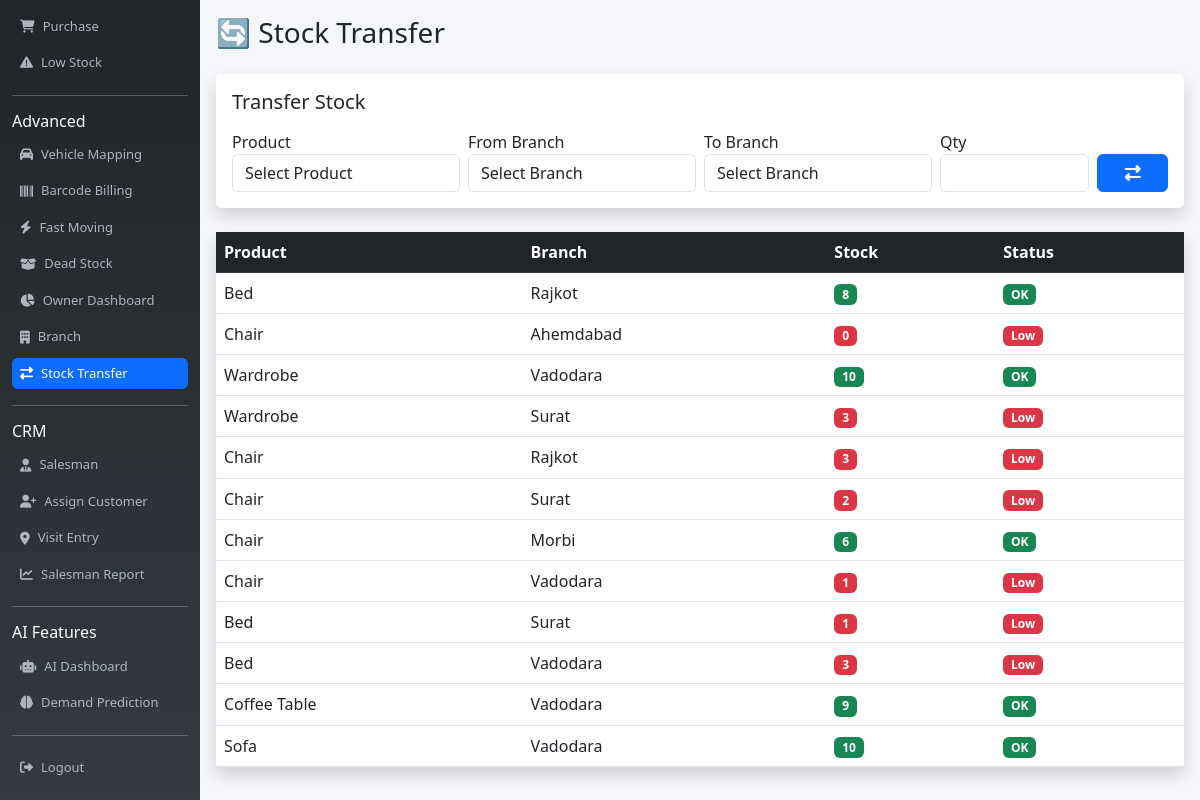
The page /stock-transfer/ on the database as committed earlier.
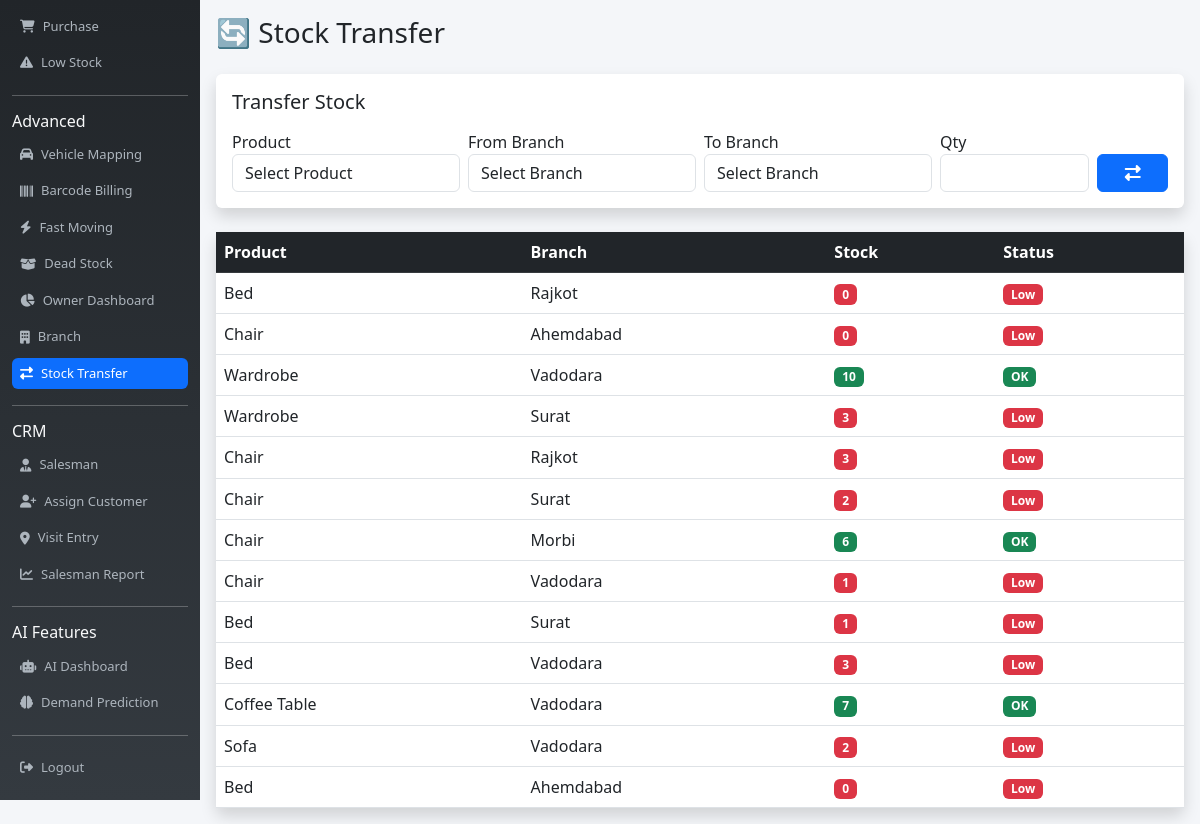
The same page on the database as committed later.
### billing_app/models.py (models this page shows, shortened)
class BranchStock(models.Model):
    product = models.ForeignKey(Product, on_delete=models.CASCADE)
    branch = models.ForeignKey(Branch, on_delete=models.CASCADE)
    stock = models.IntegerField(default=0)

class Product(models.Model):
    name = models.CharField(max_length=100)
    brand = models.ForeignKey(Brand, on_delete=models.SET_NULL, null=True, blank=True)
    barcode = models.CharField(max_length=100, blank=True, null=True)
    price = models.FloatField()
    stock = models.IntegerField(default=0)
    low_stock_limit = models.IntegerField(default=5)
    hsn = models.CharField(max_length=20, blank=True, null=True)
    gst = models.FloatField(default=18)

class Branch(models.Model):
    name = models.CharField(max_length=100)

### billing_app/views.py (the view, shortened to what this page needs)
# urls.py: path('stock-transfer/', views.stock_transfer, name='stock_transfer'),
def stock_transfer(request):
    products = Product.objects.all()
    branches = Branch.objects.all()
    branch_stock = BranchStock.objects.all()
    return render(request, 'stock_transfer.html', {
        'products': products,
        'branches': branches,
        'branch_stock': branch_stock
    })

### billing_app/templates/stock_transfer.html (shortened to what this page needs)
{% extends 'base.html' %}
{% block content %}
<h3 class="mb-4">🔄 Stock Transfer</h3>
<div class="card shadow border-0 mb-4">
    <div class="card-body">
        <h5 class="mb-3">Transfer Stock</h5>
        <form method="post" class="row g-2">
            <div class="col-md-3">
                <label>Product</label>
                <select name="product" class="form-control" required>
                    <option value="">Select Product</option>
                </select>
            </div>
            <div class="col-md-3">
                <label>From Branch</label>
                <select name="from_branch" class="form-control" required>
                    <option value="">Select Branch</option>
                </select>
            </div>
            <div class="col-md-3">
                <label>To Branch</label>
                <select name="to_branch" class="form-control" required>
                    <option value="">Select Branch</option>
                </select>
            </div>
            <div class="col-md-2">
                <label>Qty</label>
                <input type="number" name="qty"
                       class="form-control"
                       min="1" required>
            </div>
            <div class="col-md-1 d-flex align-items-end">
                <button class="btn btn-primary w-100">
                    <i class="fas fa-exchange-alt"></i>
                </button>
            </div>
        </form>
    </div>
</div>
<div class="card shadow border-0">
    <div class="card-body p-0">
        <table class="table table-hover mb-0">
            <thead class="table-dark">
                <tr>
                    <th>Product</th>
                    <th>Branch</th>
                    <th>Stock</th>
                    <th>Status</th>
                </tr>
            </thead>
            <tbody>
            {% for s in branch_stock %}
            <tr>
                <td>{{ s.product.name }}</td>
                <td>{{ s.branch.name }}</td>
                <td>
                    <span class="badge
                        {% if s.stock < 5 %}bg-danger{% else %}bg-success{% endif %}">
                        {{ s.stock }}
                    </span>
                </td>
                <td>
                    {% if s.stock < 5 %}
                        <span class="badge bg-danger">Low</span>
                    {% else %}
                        <span class="badge bg-success">OK</span>
                    {% endif %}
                </td>
            </tr>
            {% empty %}
            <tr>
                <td colspan="4" class="text-center p-3">
                    No Stock Found
                </td>
            </tr>
            {% endfor %}
            </tbody>
        </table>
    </div>
</div>
{% endblock %}

Rows that differ between the two databases and show on the page:
changed BranchStock (number 1 of 13 on the later page): stock "8" → "0"; stock "OK" → "Low"
changed BranchStock "Coffee Table": stock "9" → "7"
changed BranchStock "Sofa": stock "10" → "2"; stock "OK" → "Low"
added BranchStock: product.name "Bed", branch.name "Ahemdabad", stock "0", shows "Low"
